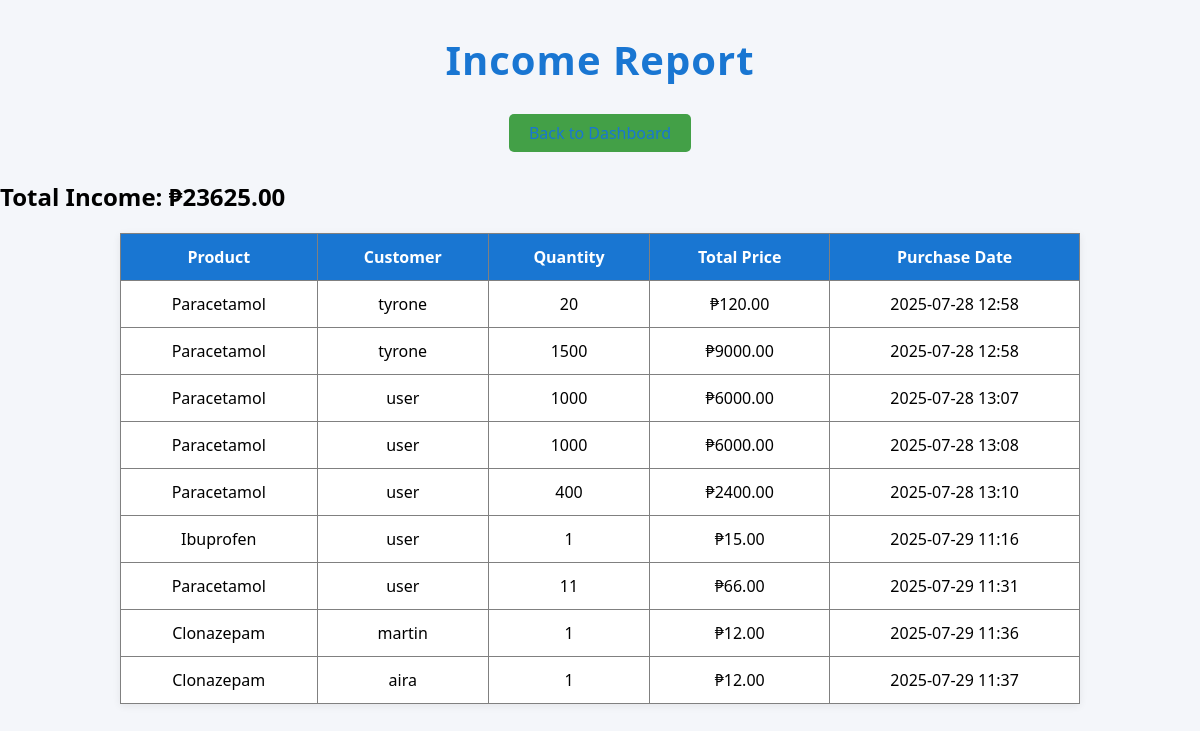
Page /income-report/ (signed in) on the earlier database version.
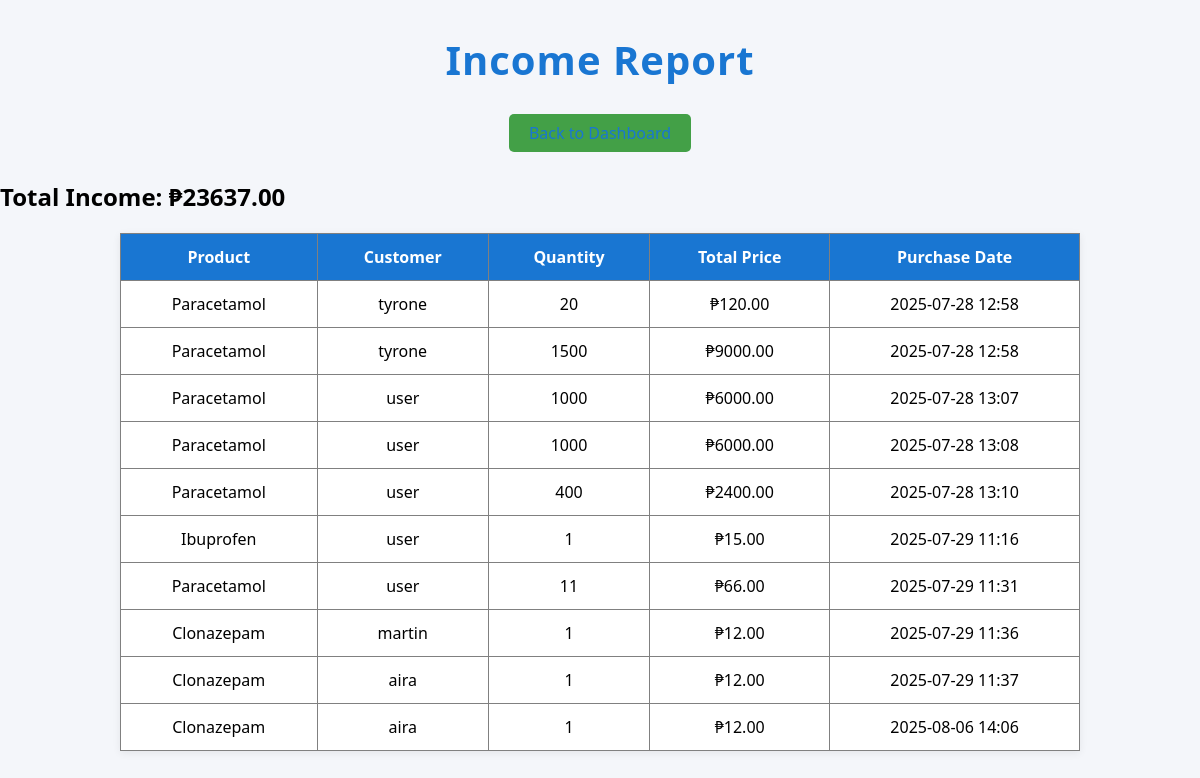
Same page on the later database version.
### inventory/models.py (models this page shows, shortened)
class Purchase(models.Model):
    product = models.ForeignKey(Product, on_delete=models.CASCADE)
    customer = models.ForeignKey(User, on_delete=models.CASCADE)
    quantity = models.PositiveIntegerField()
    total_price = models.DecimalField(max_digits=10, decimal_places=2)
    purchase_date = models.DateTimeField(auto_now_add=True)

class Product(models.Model):
    name = models.CharField(max_length=100)
    category = models.CharField(max_length=50)
    quantity = models.PositiveIntegerField()
    expiry_date = models.DateField()
    price = models.DecimalField(max_digits=10, decimal_places=2, default=0.00)
    low_stock_threshold = models.PositiveIntegerField(default=10)
    supplier = models.ForeignKey(Supplier, on_delete=models.SET_NULL, null=True, blank=True)
    image = models.ImageField(upload_to='products/', blank=True, null=True)
    barcode = models.ImageField(upload_to='barcodes/', blank=True)

### inventory/views.py (the view)
# urls.py: path('income-report/', views.income_report, name='income_report'),
@admin_required
def income_report(request):
    purchases = Purchase.objects.all()
    total_income = sum(purchase.total_price for purchase in purchases)
    context = {
        'purchases': purchases,
        'total_income': total_income,
    }
    return render(request, 'inventory/income_report.html', context)

### inventory/views.py (called while the page is built)
def admin_required(view_func):
    decorated_view_func = login_required(user_passes_test(lambda u: u.is_staff)(view_func))
    return decorated_view_func

### inventory/templates/inventory/income_report.html (shortened to what this page needs)
<!DOCTYPE html>
{% load static %}
<html>
<head>
    <link rel="stylesheet" href="{% static 'styles.css' %}">
</head>
<body>
    <h1 class="main-title">Income Report</h1>
    <div class="nav-links">
        <a href="{% url 'product_list' %}" class="nav-btn">Back to Dashboard</a>
    </div>
    <div class="income-summary">
        <h2>Total Income: ₱{{ total_income|floatformat:2 }}</h2>
    </div>
    <table border="1">
        <thead>
            <tr>
                <th>Product</th>
                <th>Customer</th>
                <th>Quantity</th>
                <th>Total Price</th>
                <th>Purchase Date</th>
            </tr>
        </thead>
        <tbody>
            {% for purchase in purchases %}
            <tr>
                <td>{{ purchase.product.name }}</td>
                <td>{{ purchase.customer.username }}</td>
                <td>{{ purchase.quantity }}</td>
                <td>₱{{ purchase.total_price|floatformat:2 }}</td>
                <td>{{ purchase.purchase_date|date:"Y-m-d H:i" }}</td>
            </tr>
            {% empty %}
            <tr>
                <td colspan="5">No purchases yet.</td>
            </tr>
            {% endfor %}
        </tbody>
    </table>
</body>
</html>

Differences in the rows shown:
added Purchase: product.name "Clonazepam", customer.username "aira", quantity "1", total_price "12.00", purchase_date "2025-08-06 14:06"
Other differences:
{{ total_income|floatformat:2 }}: "23625.00" → "23637.00"
